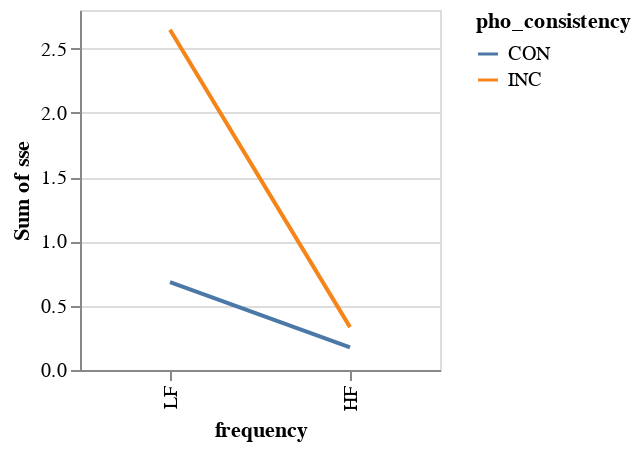

Notebook code for this chart:
### Code cell
alt.Chart(exp_df).mark_line().encode(
    x=alt.X("frequency:N", sort="descending"),
    y="sum(sse):Q",
    color="pho_consistency:N",
).properties(width=180, height=180)

# .save(
#     os.path.join(cfg.path["plot_folder"], "strain_acc_output.html")
# )

### Figure 1 — Vega-Lite specification as saved in the notebook (floating-point values rounded to 4 significant figures; data arrays with more than 128 entries replaced by an {"elided": "..."} marker saying what was removed)
{"config": {"view": {"continuousWidth": 400, "continuousHeight": 300}}, "data": {"name": "data-ef5a43315ec5cbc8a254e307cf84a2b6"}, "mark": "line", "encoding": {"color": {"type": "nominal", "field": "pho_consistency"}, "x": {"type": "nominal", "field": "frequency", "sort": "descending"}, "y": {"type": "quantitative", "aggregate": "sum", "field": "sse"}}, "height": 180, "width": 180, "$schema": "https://vega.github.io/schema/vega-lite/v4.8.1.json", "datasets": {"data-ef5a43315ec5cbc8a254e307cf84a2b6": {"elided": "440 records"}}}
